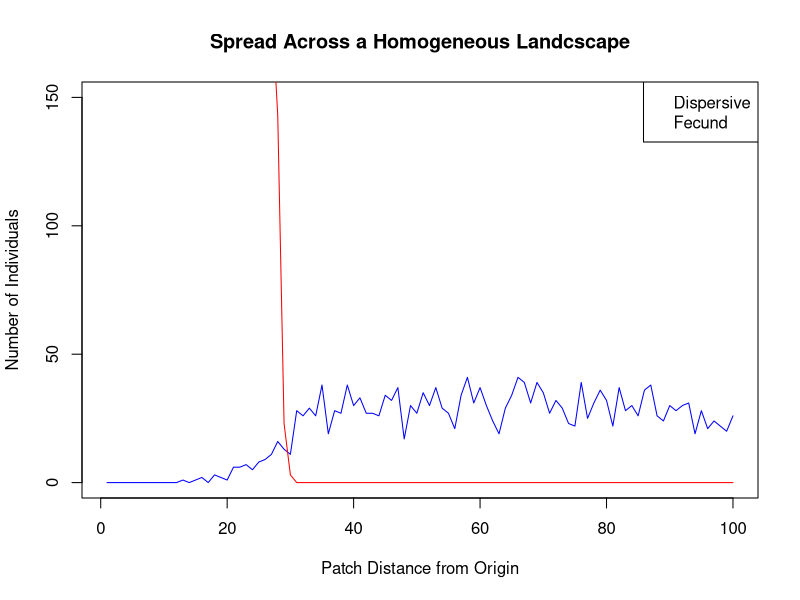
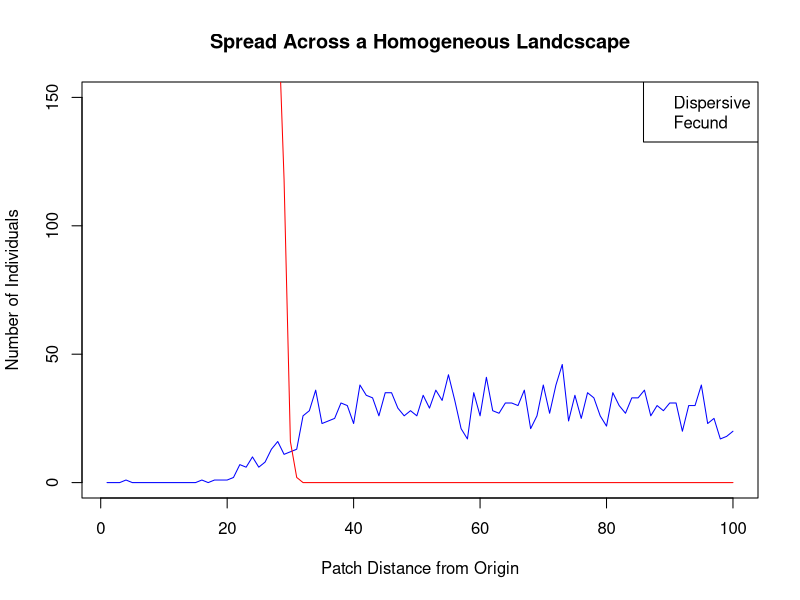
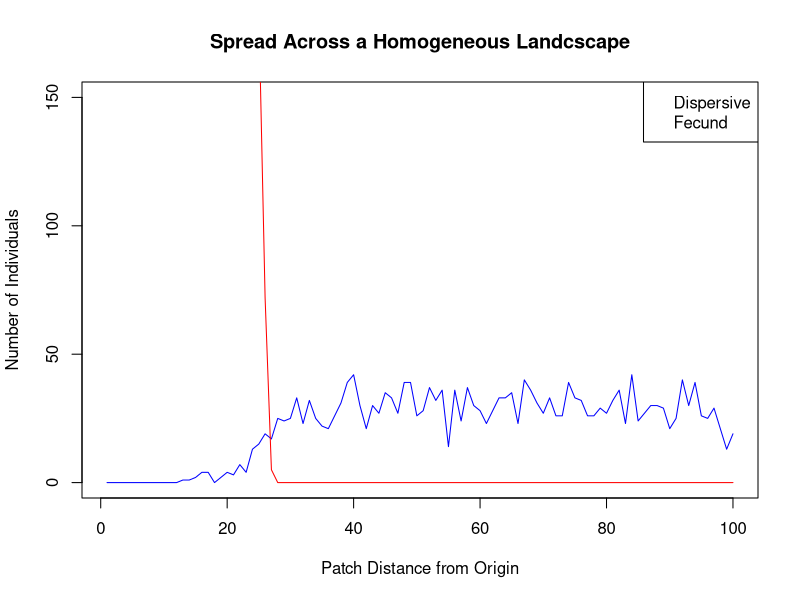
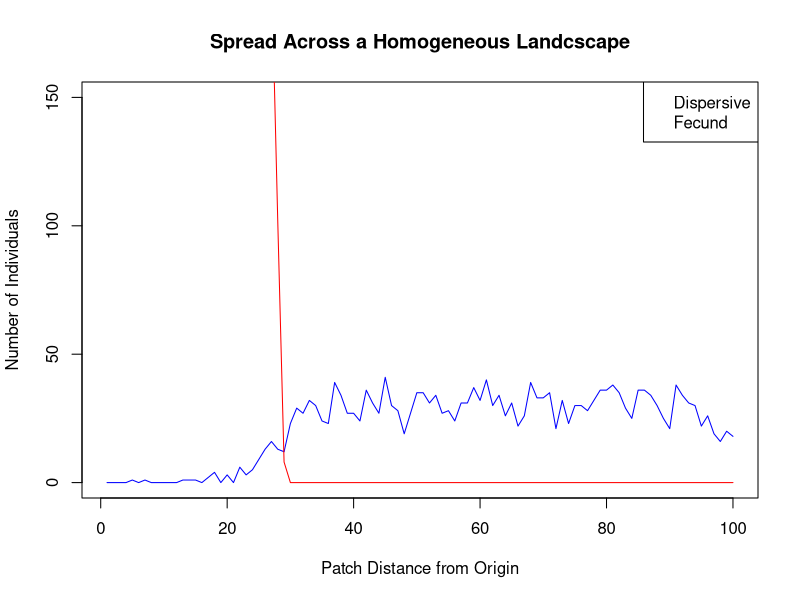
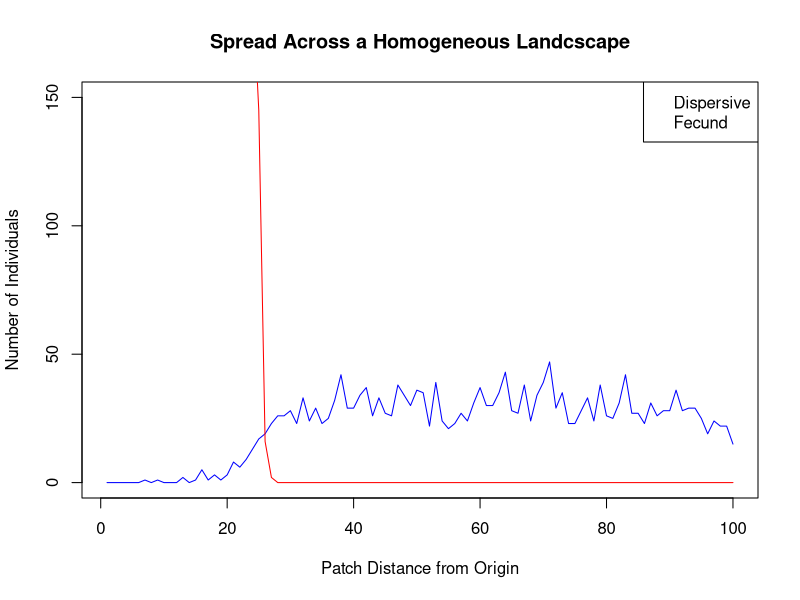
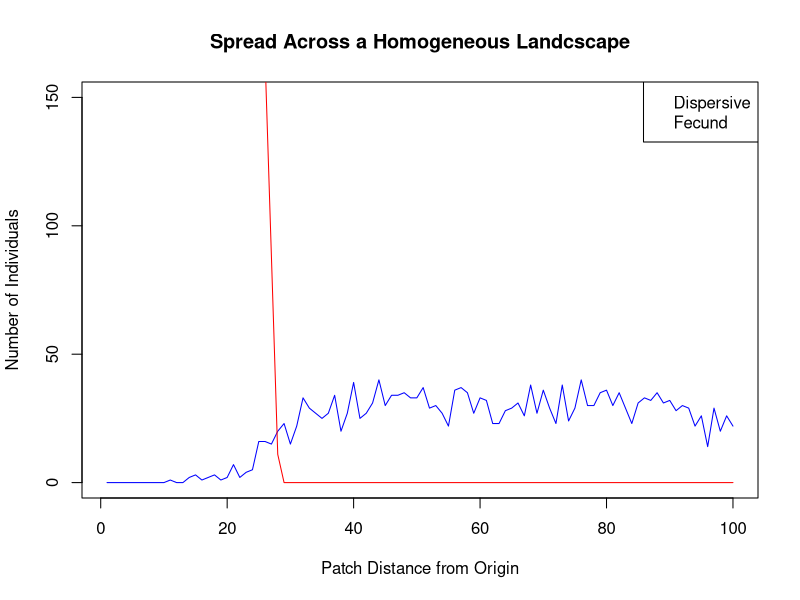
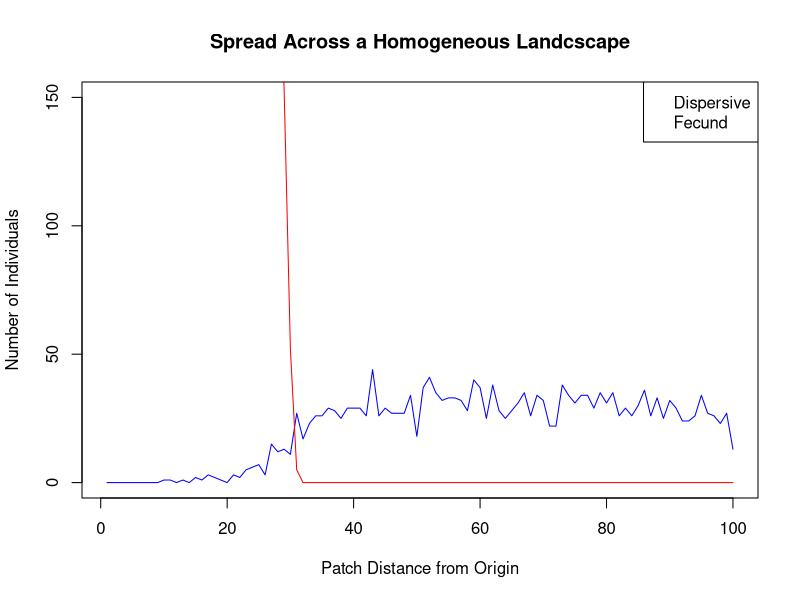
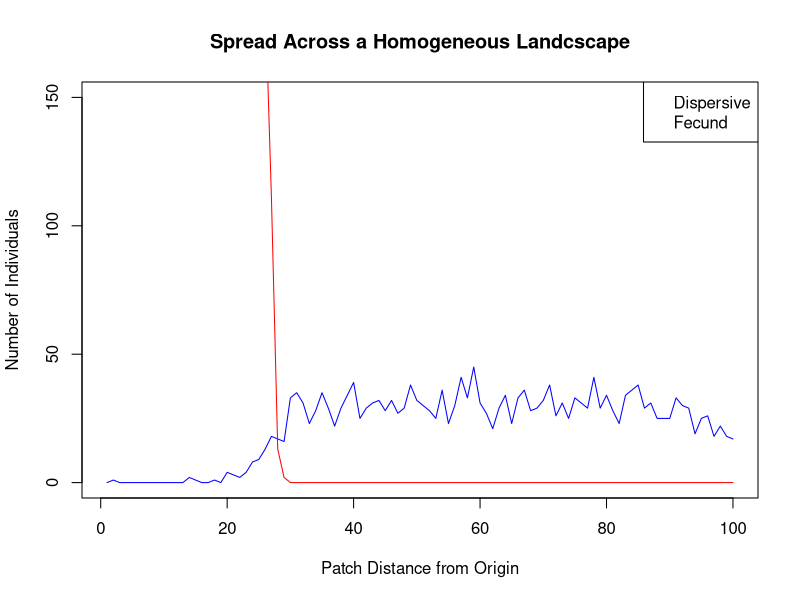

Source code (R) for these figures, in order: (Note: a time limit stopped this script after it produced the figures.)
## ---- chunk 1
# parameters

#intrinsic rate of increase 
lambda1 <- 10
#intrinsic rate of increase 
lambda2 <- 66.9
#intraspecific competition (competitive)
alpha <- .3
#intraspecific competition (less competitive)
alpha2<- .15
#distance decay rate 
m1 <- 0.25
#distance decay rate 
m2<-3.75
#starting population (competitive, bad dispersers)
N_0 <- 10
#starting population (less competitive, good dispersers)
M_0<-10
#number of generations to simulate 
g_max <- 30
#number of patches
patch <- 100
#distance between patches vector
dpatch <- 1
#Define distance vector (for now must be integer distances between patches)
dvect <- seq(from=0,length.out = patch,by=dpatch)
#Number of simulations
nsim <- 20 

##########################################################

#functions

#seed production function
gNty <- function(j,k,lambda){ #j is subpopulation, k is total, alpha is competition
  seeds<-vector()
  jnext<-(lambda*j)/(1+alpha*(k-1))
  seeds<-c(seeds,jnext)
  return(round(seeds,0))
}
#dispersal function second version -- refactored to remove unnecessary loops and seperate steps into helpers
disperse<-function(x,y,m){ # x is the number of seeds in the patch
  # y is the coloumn index of the patch 
  # m is the parameter defining the dispersal kernel
  pmove<-vector("numeric", patch)
  if (x==0)
    return(pmove)
  else
    move<-distance(x,m)*direction(x)
  for (i in 1:x){ #this moves seeds to their new home, x is number of seeds, compute for each seed 
    for (j in 1:patch){ #this finds the corresponding home for each seed 
     # place(move[i],pwdist[y,j],pmove[j])
      if (move[i]==pwdist[y,j])
      {pmove[j]<-pmove[j]+1}
    }
  }
 return(pmove) 
}
#dispersal helper -- generate random distances, parameters are from disperse
distance<-function(x,m){
  dist<-round(rexp(x,m),0)
  return(dist)
}

#dispersal helper -- generate random directions,x is as disperse
direction<-function(x){
  dir<-rbinom(x,1,0.5)
  sapply(dir,refactor)
}

#direction helper -- refactor 0 to -1
refactor<-function(x){ #  x is values from binomial 
  if (x==0)
    x<- -1
  else x
}

#calculate how many new patches are colonized at the leading edge this generation
lemove<-function(x){ #x is the row in spread matrix corresponding to time t
  moved<-patch-pleft(rev(x))
  return(moved)
}

#lemove helper how many patches left to colonize
pleft<-function(x){ # x is from lemove, 
  y<-0
  for (k in 1:patch){
    if (x[k] != 0){
      break
    }
    else y<-y+1
  }
  return(y)
}

#calculate how many patches the leading edge moves each generation
# assumes that only one patch is colonized at start
speed<- function(x,y){ # x is vector of the leading edge patch each generation
  # y is the output vector, showing the number of patches the leading edge moved
  for (i in 1:g_max){
    if (i == 1){
      y[i]<-x[i]-1
   }
    else if (x[i] == 0){
     y[i]<-0
   }
    else
      y[i]=x[i]-x[i-1]
  }
  return(y)
}
# Initialize structures for storing data

#Population Spread Matrix
#Adds values to each row for each generation
#Coloumns correspond to patches defined by dvect
spread1<-matrix(0,g_max,patch)
spread1[1,1]<-N_0
spread2<-matrix(0,g_max,patch)
spread2[1,1]<-M_0
spreadttl<-matrix(0,g_max,patch)
spreadttl[1,]<-spread1[1,]+spread2[1,]


#Seeds Dispersed
#vector for storing seeds produced, resets each generation
seedsp1<-vector("numeric", patch)
seedsp2<-vector("numeric",patch)
#matrix containing number of plants/seeds in each patch after dispersal
#rows are originating patches where seeds were produced,
#coloumns are where they disperse to
seedsd1<-matrix(0,patch,patch)
seedsd2<-matrix(0,patch,patch)

#Pairwise Distances Matrix
#Distances between patch i,j for row i 
#and coloumn j
pwdist<-matrix(NA,patch,patch)
for (i in 1:patch){
  for (j in 1:patch){
    pwdist[i,j]<-dvect[j]-dvect[i]
  }
}

# vectors for storing colonized patches
col1<-vector("numeric", g_max)
col2<-vector("numeric", g_max)
colt<-vector("numeric", g_max)

#Speed vectors 
speedv1<-vector("numeric", g_max)
speedv2<-vector("numeric",g_max)
speedt<-vector("numeric", g_max)

# Average speed vectors
speedmn1<-vector("numeric",nsim)
speedmn2<-vector("numeric",nsim)
speedmnt<-vector("numeric",nsim)

# Alternative speed vectors
speed1<-vector("numeric",nsim)
speed2<-vector("numeric",nsim)
speedtl<-vector("numeric",nsim)
## ---- chunk 2
for (x in 1:nsim){
  for (i in 1:(g_max-1)){ #for each generation
  total<-spread1[i,]+spread2[i,]
  # ratio<-spread[i,]/total
  # ratio[is.nan(ratio)] <- 0
  seeds1<-gNty(spread1[i,],total,lambda1)
  seeds2<-gNty(spread2[i,],total,lambda2)
  # seedsp1<-round(ratio*seeds)
  # seedsp2<-round((1-ratio)*seeds)
  for (j in 1:patch){ #disperse seeds
    seedsd1[j,]<-disperse(seeds1[j],j,m1)
    seedsd2[j,]<-disperse(seeds2[j],j,m2)
  }
  spread1[i+1,]<-apply(seedsd1,2,sum) #fill in next row in population matrix
  spread2[i+1,]<-apply(seedsd2,2,sum)
  spreadttl[i+1,]<-spread1[i+1,]+spread2[i+1,]
  col1[i]<-lemove(spread1[i+1,])#calculate how many patches the leading edge has advanced
  col2[i]<-lemove(spread2[i+1,])
  colt[i]<-lemove(spreadttl[i+1,])
  
}
speedv1<-speed(col1,speedv1) #combine advances to get invasion velocity of leading edge
speedv2<-speed(col2,speedv2)
speedt<-speed(colt,speedt)
speedmn1[x]<-mean(speedv1) # average invasion velocity over time
speedmn2[x]<-mean(speedv2)
speedmnt[x]<-mean(speedt)
speed1[x]<-col1[g_max]/g_max
speed2[x]<-col2[g_max]/g_max
speedtl[x]<-colt[g_max-1]/g_max-1
 plot(spread1[g_max,], type="l", col="blue",ylim=c(0,150),main="Spread Across a Homogeneous Landcscape",  xlab="Patch Distance from Origin", ylab="Number of Individuals")
  lines(spread2[g_max,], col="red")
  
legend("topright", legend=c("Dispersive", "Fecund"), col=c("blue","red"))
}
plot(speedmnt)
#plot(speedtl)

## ---- chunk 3
# parameters

#intrinsic rate of increase 
lambda <- 10
#intraspecific competition (competitive)
alpha1 <- .1
#intraspecific competition (less competitive)
alpha2<- .15
#distance decay rate (low mdd)
m1 <- 1.3
#distance decay rate (high mdd)
m2<-1
#starting population (competitive, bad dispersers)
N_0 <- 10
#starting population (less competitive, good dispersers)
M_0<-10
#number of generations to simulate 
g_max <- 30
#number of patches
patch <- 100
#distance between patches vector
dpatch <- 2
#Define distance vector (for now must be integer distances between patches)
dvect <- seq(from=0,length.out = patch,by=dpatch)
#Number of simulations
nsim <- 20 

##########################################################

#functions

#seed production function
gNty <- function(j,k,alpha){ #j is subpopulation, k is total, alpha is competition
  seeds<-vector()
  jnext<-(lambda*j)/(1+alpha*(k-1))
  seeds<-c(seeds,jnext)
  return(round(seeds,0))
}
#dispersal function second version -- refactored to remove unnecessary loops and seperate steps into helpers
disperse<-function(x,y,m){ # x is the number of seeds in the patch
  # y is the coloumn index of the patch 
  # m is the parameter defining the dispersal kernel
  pmove<-vector("numeric", patch)
  if (x==0)
    return(pmove)
  else
    move<-distance(x,m)*direction(x)
  for (i in 1:x){ #this moves seeds to their new home, x is number of seeds, compute for each seed 
    for (j in 1:patch){ #this finds the corresponding home for each seed 
     # place(move[i],pwdist[y,j],pmove[j])
      if (move[i]==pwdist[y,j])
      {pmove[j]<-pmove[j]+1}
    }
  }
 return(pmove) 
}
#dispersal helper -- generate random distances, parameters are from disperse
distance<-function(x,m){
  dist<-round(rexp(x,m),0)
  return(dist)
}

#dispersal helper -- generate random directions,x is as disperse
direction<-function(x){
  dir<-rbinom(x,1,0.5)
  sapply(dir,refactor)
}

#direction helper -- refactor 0 to -1
refactor<-function(x){ #  x is values from binomial 
  if (x==0)
    x<- -1
  else x
}

#calculate how many new patches are colonized at the leading edge this generation
lemove<-function(x){ #x is the row in spread matrix corresponding to time t
  moved<-patch-pleft(rev(x))
  return(moved)
}

#lemove helper how many patches left to colonize
pleft<-function(x){ # x is from lemove, 
  y<-0
  for (k in 1:patch){
    if (x[k] != 0){
      break
    }
    else y<-y+1
  }
  return(y)
}

#calculate how many patches the leading edge moves each generation
# assumes that only one patch is colonized at start
speed<- function(x,y){ # x is vector of the leading edge patch each generation 
  # y is the output vector, showing the number of patches the leading edge moved
  # z is the gap size
  for (i in 1:g_max){
    if (i == 1){
      y[i]<-x[i]-1
   }
    else if (x[i] == 0){
     y[i]<-0
   }
    else
      y[i]=x[i]-x[i-1]
  }
  return(y)
}
# Initialize structures for storing data

#Population Spread Matrix
#Adds values to each row for each generation
#Coloumns correspond to patches defined by dvect
spreada<-matrix(0,g_max,patch)
spreada[1,1]<-N_0
spreadd<-matrix(0,g_max,patch)
spreadd[1,1]<-M_0
spreadttl<-matrix(0,g_max,patch)
spreadttl[1,]<-spreada[1,]+spreadd[1,]


#Seeds Dispersed
#vector for storing seeds produced, resets each generation
seedsp1<-vector("numeric", patch)
seedsp2<-vector("numeric",patch)
#matrix containing number of plants/seeds in each patch after dispersal
#rows are originating patches where seeds were produced,
#coloumns are where they disperse to
seedsd1<-matrix(0,patch,patch)
seedsd2<-matrix(0,patch,patch)

#Pairwise Distances Matrix
#Distances between patch i,j for row i 
#and coloumn j
pwdist<-matrix(NA,patch,patch)
for (i in 1:patch){
  for (j in 1:patch){
    pwdist[i,j]<-dvect[j]-dvect[i]
  }
}

# vectors for storing colonized patches -- change to matrices to keep each iteration
col1<-vector("numeric", g_max)
col2<-vector("numeric", g_max)
colt<-vector("numeric", g_max)

#Speed vectors 
speedv1<-vector("numeric", g_max)
speedv2<-vector("numeric",g_max)
speedt<-vector("numeric", g_max)

# Average speed vectors
speedmn1<-vector("numeric",nsim)
speedmn2<-vector("numeric",nsim)
speedmnt<-vector("numeric",nsim)

# Alternative speed vectors
speed1<-vector("numeric",nsim)
speed2<-vector("numeric",nsim)
speedtl<-vector("numeric",nsim)
## ---- chunk 4
for (x in 1:nsim){
  for (i in 1:(g_max-1)){ #for each generation
  total<-spreada[i,]+spreadd[i,]
  # ratio<-spread[i,]/total
  # ratio[is.nan(ratio)] <- 0
  seeds1<-gNty(spreada[i,],total,alpha1)
  seeds2<-gNty(spreadd[i,],total,alpha2)
  # seedsp1<-round(ratio*seeds)
  # seedsp2<-round((1-ratio)*seeds)
  for (j in 1:patch){ #disperse seeds
    seedsd1[j,]<-disperse(seeds1[j],j,m1)
    seedsd2[j,]<-disperse(seeds2[j],j,m2)
  }
  spreada[i+1,]<-apply(seedsd1,2,sum) #fill in next row in population matrix
  spreadd[i+1,]<-apply(seedsd2,2,sum)
  spreadttl[i+1,]<-spreada[i+1,]+spreadd[i+1,]
  col1[i]<-lemove(spreada[i+1,])#calculate how many patches the leading edge has advanced
  col2[i]<-lemove(spreadd[i+1,])
  colt[i]<-lemove(spreadttl[i+1,])
  
}
speedv1<-speed(col1,speedv1) #combine advances to get invasion velocity of leading edge
speedv2<-speed(col2,speedv2)
speedt<-speed(colt,speedt)
speedmn1[x]<-mean(speedv1) # average invasion velocity over time
speedmn2[x]<-mean(speedv2)
speedmnt[x]<-mean(speedt)
speed1[x]<-col1[g_max]/g_max
speed2[x]<-col2[g_max]/g_max
speedtl[x]<-colt[g_max-1]*dpatch/g_max-1
 plot(spreada[2,], type="l", col="blue",ylim=c(0,150),main="Spread Across a Patchy Landcscape",  xlab="Patch Distance from Origin", ylab="Number of Individuals")
  lines(spreadd[2,], col="blue",lty=2)
  lines(spreada[3,], col="blueviolet")
  lines(spreadd[3,], col="blueviolet",lty=2)
  lines(spreadd[4,], col="magenta",lty=2)
  lines(spreada[4,], col="magenta")
  lines(spreada[5,], col="red")
  lines(spreadd[5,], col="red",lty=2)
  lines(spreadd[6,], col="darkorange",lty=2)
  lines(spreada[6,], col="darkorange")
  lines(spreada[7,], col="brown")
  lines(spreadd[7,], col="brown", lty=2)
  lines(spreadd[8,], col="darkgreen", lty=2)
  lines(spreada[8,], col="darkgreen")
  lines(spreada[9,], col="green")
  lines(spreadd[9,], col="green",lty=2)
  lines(spreadd[10,], col="black",lty=2)
  lines(spreada[10,], col="black")
  lines(spreada[11,], col="blue")
  lines(spreadd[11,], col="blue",lty=2)
  lines(spreada[12,], col="blueviolet")
  lines(spreadd[12,], col="blueviolet",lty=2)
  lines(spreadd[13,], col="magenta",lty=2)
  lines(spreada[13,], col="magenta")
  lines(spreada[14,], col="red")
  lines(spreadd[14,], col="red",lty=2)
  lines(spreadd[15,], col="darkorange",lty=2)
  lines(spreada[15,], col="darkorange")
  lines(spreada[16,], col="brown")
  lines(spreadd[16,], col="brown", lty=2)
  lines(spreada[17,], col="darkgreen", lty=2)
  lines(spreada[17,], col="darkgreen")
  lines(spreada[18,], col="green")
  lines(spreadd[18,], col="green",lty=2)
  lines(spreadd[19,], col="black",lty=2)
  lines(spreada[19,], col="black")
  lines(spreada[20,], col="blue")
  lines(spreadd[20,], col="blue",lty=2)
legend("topright", legend=c("Competitive", "Dispersive"), lty=c(1,2))
plot(1:g_max~colt)
}
#plot(speedmnt)
plot(speedtl)
